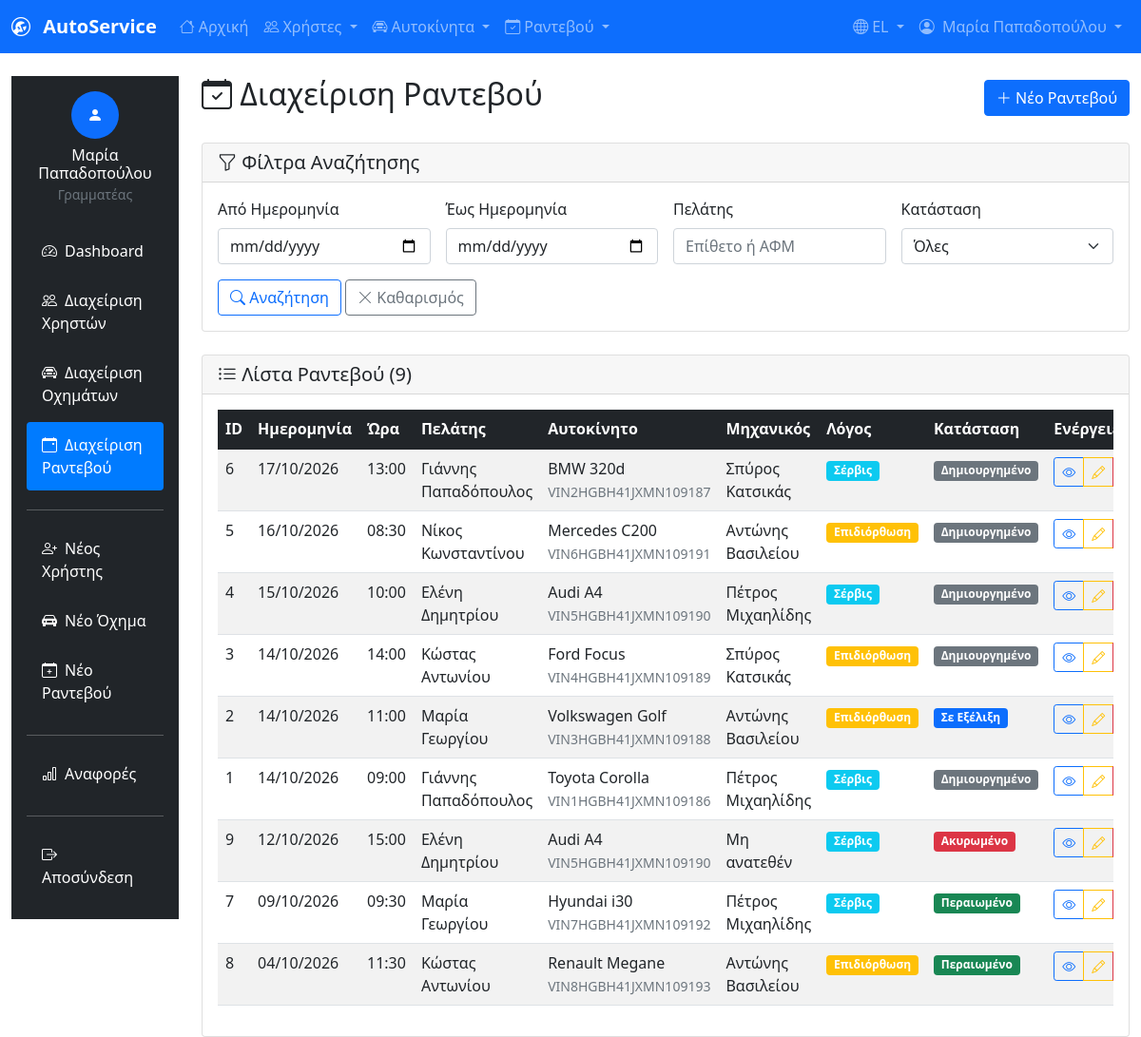
Screenshot of /appointments/manage_appointments.php with the database file from the repository.
### tables this page shows
CREATE TABLE users (
    id INT PRIMARY KEY AUTO_INCREMENT,
    username VARCHAR(50) UNIQUE NOT NULL,
    email VARCHAR(100) UNIQUE NOT NULL,
    password VARCHAR(255) NOT NULL,
    first_name VARCHAR(50) NOT NULL,
    last_name VARCHAR(50) NOT NULL,
    id_number VARCHAR(20) UNIQUE NOT NULL COMMENT 'Αριθμός Ταυτότητας (ΑΤ)',
    role ENUM('customer', 'secretary', 'mechanic') NOT NULL,
    phone VARCHAR(15),
    is_active BOOLEAN DEFAULT FALSE COMMENT 'Λογαριασμός ανενεργός μέχρι ενεργοποίησης από γραμματέα',
    created_at TIMESTAMP DEFAULT CURRENT_TIMESTAMP,
    updated_at TIMESTAMP DEFAULT CURRENT_TIMESTAMP ON UPDATE CURRENT_TIMESTAMP,
    INDEX idx_username (username),
    INDEX idx_email (email),
    INDEX idx_role (role),
    INDEX idx_id_number (id_number)
);

CREATE TABLE appointments (
    id INT PRIMARY KEY AUTO_INCREMENT,
    customer_id INT NOT NULL,
    vehicle_id INT NOT NULL,
    mechanic_id INT,
    appointment_date DATE NOT NULL,
    appointment_time TIME NOT NULL,
    reason ENUM('service', 'repair') NOT NULL COMMENT 'Λόγος: σέρβις ή επιδιόρθωση',
    problem_description TEXT COMMENT 'Περιγραφή προβλήματος (υποχρεωτικό για επιδιόρθωση)',
    status ENUM('created', 'in_progress', 'completed', 'cancelled') DEFAULT 'created' COMMENT 'ΔΗΜΙΟΥΡΓΗΜΕΝΟ, ΣΕ ΕΞΕΛΙΞΗ, ΠΕΡΑΙΩΜΕΝΟ, ΑΚΥΡΩΜΕΝΟ',
    total_cost DECIMAL(10,2) DEFAULT 0.00 COMMENT 'Συνολικό κόστος',
    created_at TIMESTAMP DEFAULT CURRENT_TIMESTAMP,
    updated_at TIMESTAMP DEFAULT CURRENT_TIMESTAMP ON UPDATE CURRENT_TIMESTAMP,
    FOREIGN KEY (customer_id) REFERENCES users(id) ON DELETE CASCADE,
    FOREIGN KEY (vehicle_id) REFERENCES vehicles(id) ON DELETE CASCADE,  
    FOREIGN KEY (mechanic_id) REFERENCES users(id) ON DELETE SET NULL,
    INDEX idx_appointment_date (appointment_date),
    INDEX idx_appointment_time (appointment_time),
    INDEX idx_customer_id (customer_id),
    INDEX idx_vehicle_id (vehicle_id),
    INDEX idx_mechanic_id (mechanic_id),
    INDEX idx_status (status)
);

CREATE TABLE vehicles (
    id INT PRIMARY KEY AUTO_INCREMENT,
    customer_id INT NOT NULL COMMENT 'Σύνδεση με customers.user_id',
    serial_number VARCHAR(30) UNIQUE NOT NULL COMMENT 'Σειριακός αριθμός (VIN)',
    brand VARCHAR(50) NOT NULL COMMENT 'Μάρκα',
    model VARCHAR(50) NOT NULL COMMENT 'Μοντέλο', 
    vehicle_type ENUM('passenger', 'truck', 'bus') NOT NULL COMMENT 'Τύπος: επιβατικό, φορτηγό, λεωφορείο',
    fuel_type ENUM('petrol', 'diesel', 'electric', 'hybrid', 'gas') NOT NULL COMMENT 'Είδος κίνησης',
    doors_count INT NOT NULL COMMENT 'Αριθμός θυρών',
    wheels_count INT NOT NULL COMMENT 'Αριθμός ροδών', 
    manufacturing_date DATE NOT NULL COMMENT 'Ημερομηνία παραγωγής',
    acquisition_year YEAR NOT NULL COMMENT 'Έτος κτήσης',
    created_at TIMESTAMP DEFAULT CURRENT_TIMESTAMP,
    updated_at TIMESTAMP DEFAULT CURRENT_TIMESTAMP ON UPDATE CURRENT_TIMESTAMP,
    FOREIGN KEY (customer_id) REFERENCES users(id) ON DELETE CASCADE,
    INDEX idx_customer_id (customer_id),
    INDEX idx_serial_number (serial_number),
    INDEX idx_brand_model (brand, model),
    INDEX idx_vehicle_type (vehicle_type)
);

### appointments/manage_appointments.php (the view, shortened to what the rows shown need)
<?php
require_once '../config/database.php';
$params = [];
$where_clause = '';
try {
    $sql = "
        SELECT
            a.id,
            a.appointment_date,
            a.appointment_time,
            a.reason,
            a.status,
            a.problem_description,
            CONCAT(c.first_name, ' ', c.last_name) as customer_name,
            CONCAT(v.brand, ' ', v.model) as vehicle_info,
            v.serial_number,
            CONCAT(m.first_name, ' ', m.last_name) as mechanic_name
        FROM appointments a
        JOIN users c ON a.customer_id = c.id
        JOIN vehicles v ON a.vehicle_id = v.id
        LEFT JOIN users m ON a.mechanic_id = m.id
        $where_clause
        ORDER BY a.appointment_date DESC, a.appointment_time DESC
    ";
    $stmt = $pdo->prepare($sql);
    $stmt->execute($params);
    $appointments = $stmt->fetchAll();
} catch (Exception $e) {
    $appointments = [];
    error_log("Error loading appointments: " . $e->getMessage());
}
?>
<!DOCTYPE html>
<html lang="el">
<head>
    <link href="https://cdn.jsdelivr.net/npm/bootstrap@5.1.3/dist/css/bootstrap.min.css" rel="stylesheet">
    <link href="https://cdn.jsdelivr.net/npm/bootstrap-icons@1.8.1/font/bootstrap-icons.css" rel="stylesheet">
</head>
<body>
    <?php include '../includes/navbar.php'; ?>
    <div class="container-fluid mt-4">
        <div class="row">
            <div class="col-md-2">
                <?php include '../includes/sidebar.php'; ?>
            </div>
            <div class="col-md-10">
                <div class="d-flex justify-content-between align-items-center mb-4">
                    <h2><i class="bi bi-calendar-check"></i> Διαχείριση Ραντεβού</h2>
                </div>
                <div class="card">
                    <div class="card-body">
                        <?php if (empty($appointments)): ?>
                            <div class="text-center py-5">
                                <i class="bi bi-calendar-x display-1 text-muted"></i>
                                <h4 class="text-muted mt-3">Δεν βρέθηκαν ραντεβού</h4>
                                <p class="text-muted">Δεν υπάρχουν ραντεβού που να ταιριάζουν με τα κριτήρια αναζήτησης.</p>
                                <a href="book_appointment.php" class="btn btn-primary">
                                    <i class="bi bi-plus-lg"></i> Κλείσιμο Πρώτου Ραντεβού
                                </a>
                            </div>
                        <?php else: ?>
                            <div class="table-responsive">
                                <table class="table table-striped table-hover">
                                    <thead class="table-dark">
                                        <tr>
                                            <th>ID</th>
                                            <th>Ημερομηνία</th>
                                            <th>Ώρα</th>
                                            <th>Πελάτης</th>
                                            <th>Αυτοκίνητο</th>
                                            <th>Μηχανικός</th>
                                            <th>Λόγος</th>
                                            <th>Κατάσταση</th>
                                            <th>Ενέργειες</th>
                                        </tr>
                                    </thead>
                                    <tbody>
                                        <?php foreach ($appointments as $appointment): ?>
                                            <tr>
                                                <td><?php echo $appointment['id']; ?></td>
                                                <td>
                                                    <?php echo date('d/m/Y', strtotime($appointment['appointment_date'])); ?>
                                                </td>
                                                <td>
                                                    <?php echo date('H:i', strtotime($appointment['appointment_time'])); ?>
                                                </td>
                                                <td><?php echo htmlspecialchars($appointment['customer_name']); ?></td>
                                                <td>
                                                    <?php echo htmlspecialchars($appointment['vehicle_info']); ?>
                                                    <br><small class="text-muted"><?php echo $appointment['serial_number']; ?></small>
                                                </td>
                                                <td><?php echo htmlspecialchars($appointment['mechanic_name'] ?? 'Μη ανατεθέν'); ?></td>
                                                <td>
                                                    <span class="badge bg-<?php echo $appointment['reason'] == 'service' ? 'info' : 'warning'; ?>">
                                                        <?php echo $appointment['reason'] == 'service' ? 'Σέρβις' : 'Επιδιόρθωση'; ?>
                                                    </span>
                                                </td>
                                                <td>
                                                    <?php
                                                    $status_class = match($appointment['status']) {
                                                        'created' => 'bg-secondary',
                                                        'in_progress' => 'bg-primary',
                                                        'completed' => 'bg-success',
                                                        'cancelled' => 'bg-danger',
                                                        default => 'bg-secondary'
                                                    };
                                                    $status_text = match($appointment['status']) {
                                                        'created' => 'Δημιουργημένο',
                                                        'in_progress' => 'Σε Εξέλιξη',
                                                        'completed' => 'Περαιωμένο',
                                                        'cancelled' => 'Ακυρωμένο',
                                                        default => 'Άγνωστο'
                                                    };
                                                    ?>
                                                    <span class="badge <?php echo $status_class; ?>">
                                                        <?php echo $status_text; ?>
                                                    </span>
                                                </td>
                                                <td>
                                                    <div class="btn-group btn-group-sm" role="group">
                                                        <button type="button" class="btn btn-outline-primary" title="Προβολή">
                                                            <i class="bi bi-eye"></i>
                                                        </button>
                                                        <button type="button" class="btn btn-outline-warning" title="Επεξεργασία">
                                                            <i class="bi bi-pencil"></i>
                                                        </button>
                                                    </div>
                                                </td>
                                            </tr>
                                        <?php endforeach; ?>
                                    </tbody>
                                </table>
                            </div>
                        <?php endif; ?>
                    </div>
                </div>
            </div>
        </div>
    </div>
</body>
</html>

### includes/navbar.php (shortened to what the rows shown need)
<?php
require_once __DIR__ . '/auth.php';
$user_name = getUserFullName();
?>
<nav class="navbar navbar-expand-lg navbar-dark bg-primary sticky-top">
    <div class="container-fluid">
        <div class="collapse navbar-collapse" id="navbarNav">
            <ul class="navbar-nav">
                <li class="nav-item dropdown">
                    <a class="nav-link dropdown-toggle" href="#" role="button" data-bs-toggle="dropdown"
                       data-bs-auto-close="outside">
                        <i class="bi bi-person-circle me-1"></i>
                        <span class="d-none d-lg-inline"><?php echo htmlspecialchars($user_name); ?></span>
                    </a>
                </li>
            </ul>
        </div>
    </div>
</nav>

### includes/sidebar.php (shortened to what the rows shown need)
<?php
require_once __DIR__ . '/auth.php';
$user_role = getUserRole();
$user_full_name = getUserFullName();
?>
<div class="sidebar bg-dark" style="min-height: 100vh;">
    <div class="p-3">
        <div class="text-center mb-4">
            <div class="mt-2">
                <h6 class="text-white mb-0"><?php echo htmlspecialchars($user_full_name); ?></h6>
                <small class="text-muted"><?php
                    $role_labels = [
                        'customer' => 'Πελάτης',
                        'secretary' => 'Γραμματέας',
                        'mechanic' => 'Μηχανικός',
                        'admin' => 'Διαχειριστής',
                        'guest' => 'Επισκέπτης'
                    ];
                    echo $role_labels[$user_role] ?? 'Άγνωστος';
                ?></small>
            </div>
        </div>
    </div>
</div>

### rows the page displays
users: user_name "Μαρία Παπαδοπούλου", user_full_name "Μαρία Παπαδοπούλου", role "Γραμματέας"
appointments: id "6", appointment_date "17/10/2026", appointment_time "13:00", customer_name "Γιάννης Παπαδόπουλος", vehicle_info "BMW 320d", vehicle.serial_number "VIN2HGBH41JXMN109187", mechanic_name "Σπύρος Κατσικάς", reason "Σέρβις", status "Δημιουργημένο"
appointments: id "5", appointment_date "16/10/2026", appointment_time "08:30", customer_name "Νίκος Κωνσταντίνου", vehicle_info "Mercedes C200", vehicle.serial_number "VIN6HGBH41JXMN109191", mechanic_name "Αντώνης Βασιλείου", reason "Επιδιόρθωση", status "Δημιουργημένο"
appointments: id "4", appointment_date "15/10/2026", appointment_time "10:00", customer_name "Ελένη Δημητρίου", vehicle_info "Audi A4", vehicle.serial_number "VIN5HGBH41JXMN109190", mechanic_name "Πέτρος Μιχαηλίδης", reason "Σέρβις", status "Δημιουργημένο"
appointments: id "3", appointment_date "14/10/2026", appointment_time "14:00", customer_name "Κώστας Αντωνίου", vehicle_info "Ford Focus", vehicle.serial_number "VIN4HGBH41JXMN109189", mechanic_name "Σπύρος Κατσικάς", reason "Επιδιόρθωση", status "Δημιουργημένο"
appointments: id "2", appointment_date "14/10/2026", appointment_time "11:00", customer_name "Μαρία Γεωργίου", vehicle_info "Volkswagen Golf", vehicle.serial_number "VIN3HGBH41JXMN109188", mechanic_name "Αντώνης Βασιλείου", reason "Επιδιόρθωση", status "Σε Εξέλιξη"
appointments: id "1", appointment_date "14/10/2026", appointment_time "09:00", customer_name "Γιάννης Παπαδόπουλος", vehicle_info "Toyota Corolla", vehicle.serial_number "VIN1HGBH41JXMN109186", mechanic_name "Πέτρος Μιχαηλίδης", reason "Σέρβις", status "Δημιουργημένο"
appointments: id "9", appointment_date "12/10/2026", appointment_time "15:00", customer_name "Ελένη Δημητρίου", vehicle_info "Audi A4", vehicle.serial_number "VIN5HGBH41JXMN109190", mechanic_name "Μη ανατεθέν", reason "Σέρβις", status "Ακυρωμένο"
appointments: id "7", appointment_date "09/10/2026", appointment_time "09:30", customer_name "Μαρία Γεωργίου", vehicle_info "Hyundai i30", vehicle.serial_number "VIN7HGBH41JXMN109192", mechanic_name "Πέτρος Μιχαηλίδης", reason "Σέρβις", status "Περαιωμένο"
appointments: id "8", appointment_date "04/10/2026", appointment_time "11:30", customer_name "Κώστας Αντωνίου", vehicle_info "Renault Megane", vehicle.serial_number "VIN8HGBH41JXMN109193", mechanic_name "Αντώνης Βασιλείου", reason "Επιδιόρθωση", status "Περαιωμένο"

### other values shown
count($appointments) "9"
